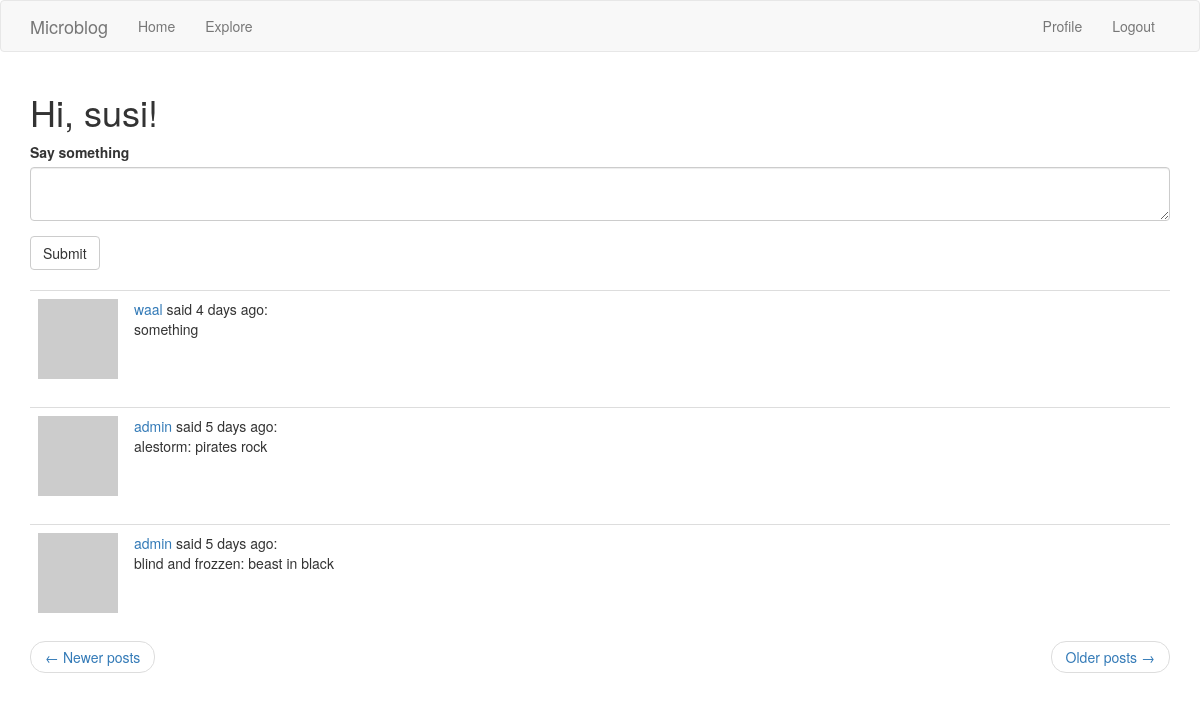
The app's page /index?page=2 (signed in) with its own data.
### app/models.py (models this page shows, shortened)
class User(db.Model, UserMixin):
    id = db.Column(db.Integer, primary_key=True)
    username = db.Column(db.String(64), index=True, unique=True)
    email = db.Column(db.String(120), index=True, unique=True)
    password_hash = db.Column(db.String(128))
    about_me = db.Column(db.String(256))
    last_seen = db.Column(db.DateTime, default=datetime.utcnow)
    posts = db.relationship('Post', backref='author', lazy='dynamic')
    """followers.c.follower_id «c» — это атрибут таблиц SQLAlchemy,
    которые не определены как модели. Для этих таблиц столбцы таблицы
    отображаются как субатрибуты этого атрибута «c»."""
    followed = db.relationship(
        'User', secondary=followers,
        primaryjoin=(followers.c.follower_id == id),
        secondaryjoin=(followers.c.followed_id == id),
        backref=db.backref('followers', lazy='dynamic'), lazy='dynamic')
    """ рассмотрим все аргументы вызова db.relationship() один за другим:

'User' — это правая сторона связи (левая сторона — это родительский класс).
Поскольку это самореферентное отношение, я должен использовать тот же класс
 с обеих сторон.

secondary кофигурирует таблицу ассоциаций, которая используется для этой
связи, которую я определил прямо над этим классом.

primaryjoin указывает условие, которое связывает объект левой стороны
(follower user) с таблицей ассоциаций. Условием объединения для левой
стороны связи является идентификатор пользователя, соответствующий полю
follower_id таблицы ассоциаций. Выражение followers.c.follower_id ссылается
на столбец follower_id таблицы ассоциаций.

secondaryjoin определяет условие, которое связывает объект правой стороны
 (followed user) с таблицей ассоциаций. Это условие похоже на primaryjoin,
  с той лишь разницей, что теперь я использую followed_id, который является
  другим внешним ключом в таблице ассоциаций.

backref определяет, как эта связь будет доступна из правой части объекта.
С левой стороны отношения пользователи называются followed, поэтому с
правой стороны я буду использовать имя followers, чтобы представить
всех пользователей левой стороны, которые связаны с целевым пользователем
в правой части. Дополнительный lazy аргумент указывает режим выполнения
этого запроса. Режим dynamic настройки запроса не позволяет запускаться
до тех пор, пока не будет выполнен конкретный запрос, что также связано
с тем, как установлено отношения «один ко многим».

-lazy похож на параметр с тем же именем в backref, но этот относится
к левой, а не к правой стороне.
"""
    def avatar(self, size=80):
        digest = md5(self.email.lower().encode('utf-8')).hexdigest()
        return 'https://www.gravatar.com/avatar/{}?d=identicon&s={}'.format(
            digest, size)
    def followed_posts(self):
        followed = Post.query.join(
            followers, (followers.c.followed_id == Post.user_id)).filter(
            followers.c.follower_id == self.id)
        own = Post.query.filter_by(user_id=self.id)
        return followed.union(own).order_by(Post.timestamp.desc())

class Post(db.Model):
    id = db.Column(db.Integer, primary_key=True)
    body = db.Column(db.String(140))
    timestamp = db.Column(db.DateTime, index=True, default=datetime.utcnow)
    user_id = db.Column(db.Integer, db.ForeignKey('user.id'))
    language = db.Column(db.String(5))

### app/route.py (the view, shortened to what this page needs)
@app.route('/', methods=['GET', "POST"])
@app.route('/index', methods=['GET', 'POST'])
@login_required
def index():
    form = PostForm()
    page = request.args.get('page', default=1, type=int)    # get page and convert to int or 1
    posts = current_user.followed_posts().paginate(
        page, app.config['POSTS_PER_PAGE'], False)  # object Pagination
    next_url = url_for('index', page=posts.next_num) \
        if posts.has_next else None
    prev_url = url_for('index', page=posts.prev_num) \
        if posts.has_prev else None
    return render_template('index.html', title='Home',
                           form=form, posts=posts.items,
                           next_url=next_url, prev_url=prev_url)

### app/forms.py
class PostForm(FlaskForm):
    post = TextAreaField('Say something', validators=[
        DataRequired(), Length(min=1, max=140)])
    submit = SubmitField('Submit')

### app/models.py (called while the page is built)
@login.user_loader
def load_user(id):
    return User.query.get(int(id))

### app/route.py (called while the page is built)
@app.before_request
def before_request():
    if current_user.is_authenticated:
        current_user.last_seen = datetime.utcnow()
        db.session.commit()

### app/templates/index.html
{% extends "base.html" %}
{% import 'bootstrap/wtf.html' as wtf %}
{% block app_content %}
    <h1>Hi, {{ current_user.username }}!</h1>
    {% if form %}
    {{ wtf.quick_form(form) }}
    <br>
    {% endif %}
    {% for post in posts %}
        {% include '_post.html' %}
    {% endfor %}
    <nav aria-label="...">
        <ul class="pager">
            <li class="previous{% if not prev_url %} disabled{% endif %}">
                <a href="{{ prev_url or '#' }}">
                    <span aria-hidden="true">&larr;</span> Newer posts
                </a>
            </li>
            <li class="next{% if not next_url %} disabled{% endif %}">
                <a href="{{ next_url or '#' }}">
                    Older posts <span aria-hidden="true">&rarr;</span>
                </a>
            </li>
        </ul>
    </nav>
{% endblock %}

### app/templates/_post.html (shortened to what this page needs)
    <table class="table table-hover">
        <tr>
            <td width="70px">
                <a href="{{ url_for('user', username=post.author.username) }}">
                    <img src="{{ post.author.avatar(70) }}" />
                </a>
            </td>
            <td>
                <a href="{{ url_for('user', username=post.author.username) }}">
                    {{ post.author.username }} </a>
                said {{ moment(post.timestamp).fromNow() }}:
                <br>
                {{ post.body }}
            </td>
        </tr>
    </table>

### records on screen
User: username "susi"
Post: author.username "waal", timestamp "4 days ago", body "something"
Post: author.username "admin", timestamp "5 days ago", body "alestorm: pirates rock"
Post: author.username "admin", timestamp "5 days ago", body "blind and frozzen: beast in black"
